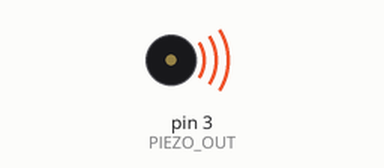
Recording of a sketch running on a simulated Arduino Uno, built with avr-gcc and run on an emulated ATmega328P. Parts: buzzer (waves = sounding).

Above: at 0.1 s.
At 39.1 s:
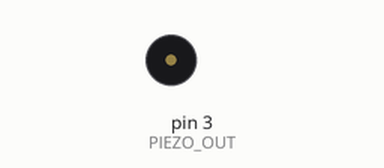
Timing chart, 0 to 40.6 s (numbered marks = the images above):
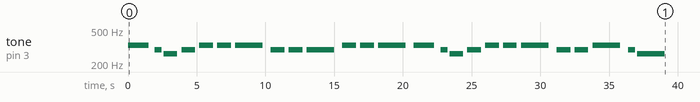

The sketch:

sketch_7.2.PiezoAriplaneSong.ino
```cpp
#include "pitches.h"

int PIEZO_OUT = 3;
#define MELODY_LEN 25

// 멜로디의 각 소절 계이름
int melody[MELODY_LEN] = {
  NOTE_E4, // 미 (E)
  NOTE_D4, // 레 (D)
  NOTE_C4, // 도 (C)
  NOTE_D4, // 레 (D)
  NOTE_E4, // 미 (E)
  NOTE_E4, // 미 (E)
  NOTE_E4, // 미 (E)
  NOTE_D4, // 레 (D)
  NOTE_D4, // 레 (D)
  NOTE_D4, // 레 (D)
  NOTE_E4, // 미 (E)
  NOTE_E4, // 미 (E)
  NOTE_E4, // 미 (E)
  NOTE_E4, // 미 (E)
  NOTE_D4, // 레 (D)
  NOTE_C4, // 도 (C)
  NOTE_D4, // 레 (D)
  NOTE_E4, // 미 (E)
  NOTE_E4, // 미 (E)
  NOTE_E4, // 미 (E)
  NOTE_D4, // 레 (D)
  NOTE_D4, // 레 (D)
  NOTE_E4, // 미 (E)
  NOTE_D4, // 레 (D)
  NOTE_C4  // 도 (C)
};

// 멜로디의 각 소리 출력 시간
int duration[MELODY_LEN] = {
6,
2,
4,
4,
4,
4,
8,
4,
4,
8,
4,
4,
8,
6,
2,
4,
4,
4,
4,
8,
4,
4,
8,
2,
8
};

void setup() {

  for (int i = 0; i < MELODY_LEN; i++) {

    int d = duration[i] * 250;
    int m = melody[i];
    tone(PIEZO_OUT, m, d); // 소리 출력

    int pauseBetweenNotes = d * 1.30;
      delay(pauseBetweenNotes);
  }
  noTone(PIEZO_OUT); // 소리 출력 중지
}

void loop() {
  // 내용 없음
}
```
